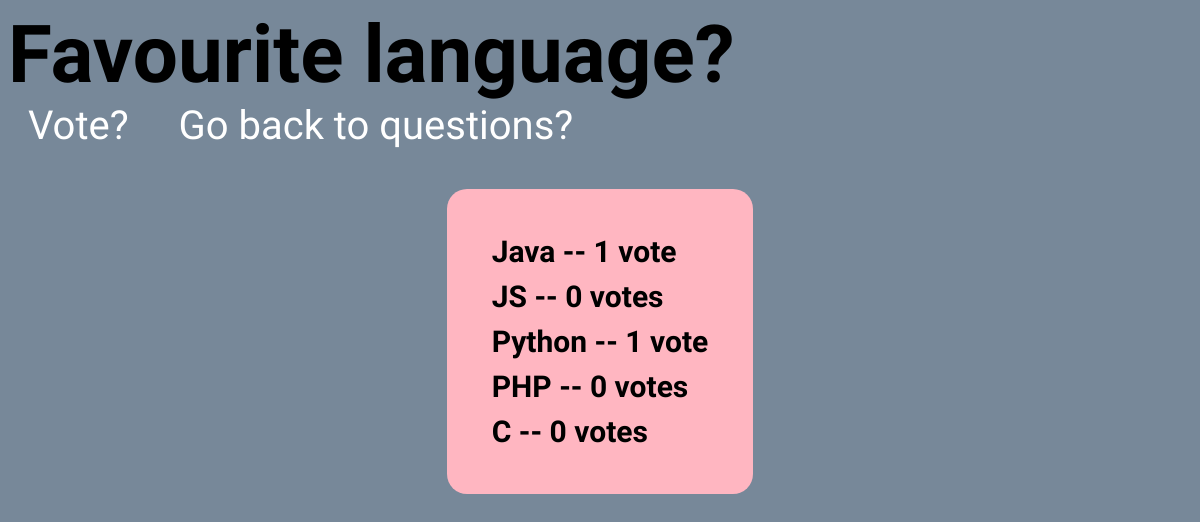
/6/results/, run on the app's committed database.
### polls/models.py (models this page shows, shortened)
class Question(models.Model):
    question_text = models.CharField(max_length=200)
    pub_date = models.DateTimeField('date published')
    def was_published_recently(self):
        now = timezone.now()
        return now - datetime.timedelta(days=1) <= self.pub_date <= now
    was_published_recently.admin_order_field = 'pub_date'
    was_published_recently.boolean = True
    was_published_recently.short_description = 'Published recently?'

class Choice(models.Model):
    question = models.ForeignKey(Question, on_delete=models.CASCADE)
    choice_text = models.CharField(max_length=200)
    votes = models.IntegerField(default=0)

### polls/views.py (the view)
# urls.py: path('<int:pk>/results/', views.ResultsView.as_view(), name='results'),
class ResultsView(generic.DetailView):
    model = Question
    template_name = 'polls/results.html'

### polls/templates/polls/results.html (shortened to what this page needs)
{% load static %}
<link rel="stylesheet" type="text/css" href="{% static 'polls/style.css' %}">
<h1>{{ question.question_text }}</h1>
<a href="{% url 'polls:detail' question.id %}">Vote?</a>
<a href="{% url 'polls:index' %}">Go back to questions?</a>
<div>
    <ul>
    {% for choice in question.choice_set.all %}
        <li class="mini">{{ choice.choice_text }} -- {{ choice.votes }} vote{{ choice.votes|pluralize }}</li>
    {% endfor %}
    </ul>
</div>

### polls/static/polls/style.css (style rules this page uses)
div { display: flex; align-items: center; justify-content: center; }
ul { padding: 40px; background-color: lightpink; border-radius: 20px; list-style-type: none; }
li { padding: 5px; }
a { text-decoration: none; color: white; max-width: 50%; padding: 0 20px; }
h1 { margin: 0; padding: 0; }
.mini { font-size: 30px; font-weight: 600; }

### data on the page
Question: question_text "Favourite language?"
Choice: choice_text "Java", votes "1"
Choice: choice_text "JS", votes "0"
Choice: choice_text "Python", votes "1"
Choice: choice_text "PHP", votes "0"
Choice: choice_text "C", votes "0"
